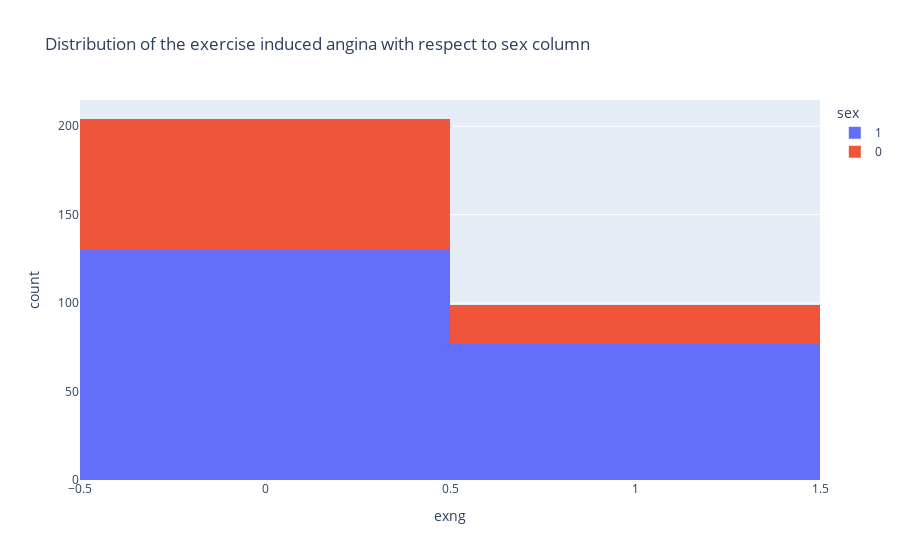

The cell this chart's notebook holds for it:
### Code cell
fig = px.histogram(data, x='exng',
                   color='sex',
                   title='Distribution of the exercise induced angina with respect to sex column')
fig.show()

### Figure 1 — Plotly figure (JSON) as saved in the notebook; plotly's stock layout.template omitted (floating-point values rounded to 4 significant figures; data arrays with more than 128 entries replaced by an {"elided": "..."} marker saying what was removed)
{"data": [{"alignmentgroup": "True", "bingroup": "x", "hovertemplate": "sex=1<br>exng=%{x}<br>count=%{y}<extra></extra>", "legendgroup": "1", "marker": {"color": "#636efa", "pattern": {"shape": ""}}, "name": "1", "offsetgroup": "1", "orientation": "v", "showlegend": true, "type": "histogram", "x": {"elided": "207 int values"}, "xaxis": "x", "yaxis": "y"}, {"alignmentgroup": "True", "bingroup": "x", "hovertemplate": "sex=0<br>exng=%{x}<br>count=%{y}<extra></extra>", "legendgroup": "0", "marker": {"color": "#EF553B", "pattern": {"shape": ""}}, "name": "0", "offsetgroup": "0", "orientation": "v", "showlegend": true, "type": "histogram", "x": [0, 1, 0, 0, 0, 0, 0, 0, 0, 0, 0, 0, 1, 0, 0, 0, 0, 0, 0, 0, 0, 0, 0, 0, 0, 0, 0, 0, 0, 0, 0, 0, 0, 0, 0, 1, 0, 0, 0, 0, 1, 0, 0, 1, 0, 0, 0, 1, 0, 1, 0, 0, 0, 0, 0, 1, 0, 0, 0, 0, 0, 0, 0, 0, 0, 0, 0, 0, 0, 0, 0, 0, 0, 0, 0, 1, 0, 0, 1, 1, 0, 0, 1, 1, 1, 0, 1, 1, 1, 1, 0, 1, 1, 1, 1, 0], "xaxis": "x", "yaxis": "y"}], "layout": {"barmode": "relative", "legend": {"title": {"text": "sex"}, "tracegroupgap": 0}, "title": {"text": "Distribution of the exercise induced angina with respect to sex column"}, "xaxis": {"anchor": "y", "domain": [0, 1], "title": {"text": "exng"}}, "yaxis": {"anchor": "x", "domain": [0, 1], "title": {"text": "count"}}}}
